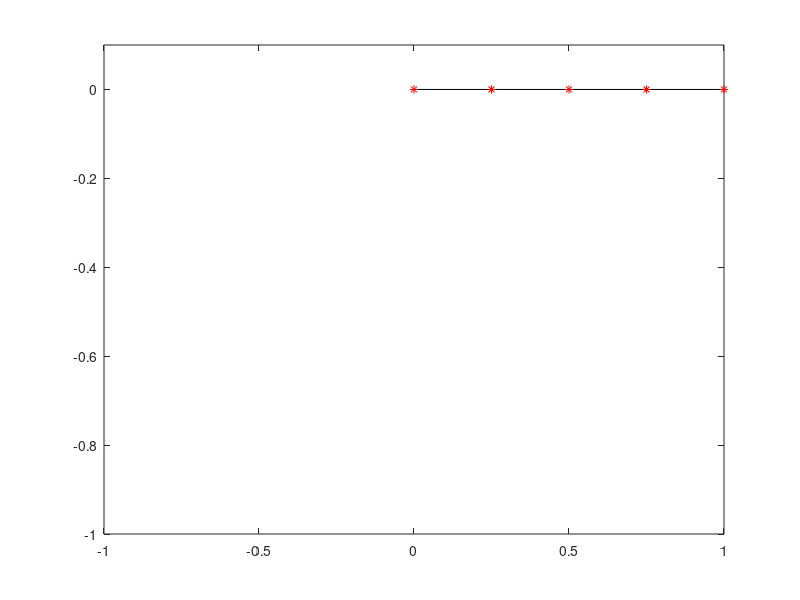

Reproduce this figure in MATLAB.
%The space is going to be 2D

size = input('Enter the total number of particles: ');
delta_time = input('Enter your delta T: ');
total = input('Enter the entire duration of the animation: ');

totalTimeFrames = floor(total/delta_time);

X_mat = zeros(size,totalTimeFrames);
Y_mat = zeros(size,totalTimeFrames);

VelX_mat = zeros(size,totalTimeFrames);
VelY_mat = zeros(size,totalTimeFrames);

% Initializing the positions


g = 9.81;   %Acceleration due to gravity
m =1.0/size;       %Mass of the particles

k_s = 3000.0;   %Spring Force Constant


r = 1.0/(size-1);      %Initial length between the particles

k_d = 5;    %The damping constant

for i=1:size
           
    X_mat(i,1) = (i-1)*r;
    Y_mat(i,1) = 0;
    
end 

force_X = zeros(size,totalTimeFrames);    %Storing the instantaneous X force
force_Y = zeros(size,totalTimeFrames);    %Storing the instantaneous Y force


for i = 1 : size-1

    spring(i) = struct('x',i,'y',i+1);
    
end


for i=2:size

    force_Y(i,1) = -m*g;
    
end

force_Y(1,1) = 0;

for t= 2:totalTimeFrames
   
    X_mat(1,t) = X_mat(1,1);
    Y_mat(1,t) = Y_mat(1,1);
    
    VelX_mat(1,t) = 0;
    VelY_mat(1,t) = 0;
    
    %Applying the Symplectic Euler Time Step
    for i = 2 : size
        
        force_X(i,t) = 0;
        force_Y(i,t) = -m * g;
        
        VelX_mat(i,t) = VelX_mat(i,t-1) + (delta_time/m)*(force_X(i,t-1));
        VelY_mat(i,t) = VelY_mat(i,t-1) + (delta_time/m)*(force_Y(i,t-1));
        
        X_mat(i,t) = X_mat(i,t-1) + delta_time*(VelX_mat(i,t));
        Y_mat(i,t) = Y_mat(i,t-1) + delta_time*(VelY_mat(i,t));

        
    end
    
    % Applying the Forces for each of these Springs
    for spr = 1: size-1
        
        P = spring(spr).x;
        Q = spring(spr).y;
        
        X_diff = abs(X_mat(P,t) - X_mat(Q,t));
        Y_diff = abs(Y_mat(P,t) - Y_mat(Q,t));
        
        len = sqrt(X_diff*X_diff + Y_diff * Y_diff);
        
        % The Spring Force
        F_P_x1 = (k_s * (((len)/r)-1))* ((X_mat(Q,t)-X_mat(P,t))/len);
        F_P_y1 = (k_s * (((len)/r)-1))* ((Y_mat(Q,t)-Y_mat(P,t))/len);
        
        % The Damping Force
        F_P_x2 = (k_d) * (VelX_mat(Q,t) - VelX_mat(P,t));
        F_P_y2 = (k_d) * (VelY_mat(Q,t) - VelY_mat(P,t));
        
        F_P_x = F_P_x1 + F_P_x2;
        F_P_y = F_P_y1 + F_P_y2;
        
        F_Q_x = - F_P_x;
        F_Q_y = - F_P_y;
        
        force_X(P,t) = force_X(P,t) + F_P_x;
        force_Y(P,t) = force_Y(P,t) + F_P_y;
        force_X(Q,t) = force_X(Q,t) + F_Q_x;        
        force_Y(Q,t) = force_Y(Q,t) + F_Q_y;        
        
        
    end
    
    force_X(1,t) = 0;
    force_Y(1,t) = 0;
                    
end

count = 1;

% Storing selected Images for the Animation video to be processed
for t = 1: 500: totalTimeFrames
    
    h = figure('visible','off');
    
    for i = 1 : size-1
       
       X1 = X_mat(i,t);
       X2 = X_mat(i+1,t);
       Y1 = Y_mat(i,t);
       Y2 = Y_mat(i+1,t); 
       
       plot([X1,X2],[Y1,Y2],'k');
       hold on;
       
       plot (X1,Y1,'r*');
       hold on;
    end
    
      plot(X_mat(size,t),Y_mat(size,t),'r*');
      
     % The final Locations can be as you want them to be
     if count < 10  
%      s = strcat('C:\Users\Lenovo\Downloads\FTL-project-master\Images_SE\test-00',int2str(count));
       s = strcat('/home/vedant/Downloads/FTL-project/Images_SE/test-00',int2str(count));

     elseif count < 100  
%       s = strcat('C:\Users\Lenovo\Downloads\FTL-project-master\Images_SE\test-0',int2str(count));      
       s = strcat('/home/vedant/Downloads/FTL-project/Images_SE/test-0',int2str(count));

     else   
%         s = strcat('C:\Users\Lenovo\Downloads\FTL-project-master\Images_SE\test-',int2str(count));        
       s = strcat('/home/vedant/Downloads/FTL-project/Images_SE/test-',int2str(count));
     end
      
       xlim([-r*(size-1) r*(size-1)]);
       ylim ([-(r * (size-1)) (r*(size-1))/10]);    
       
      saveas(h,s,'jpg');
      close(h);
      
      count = count + 1;
end

        

